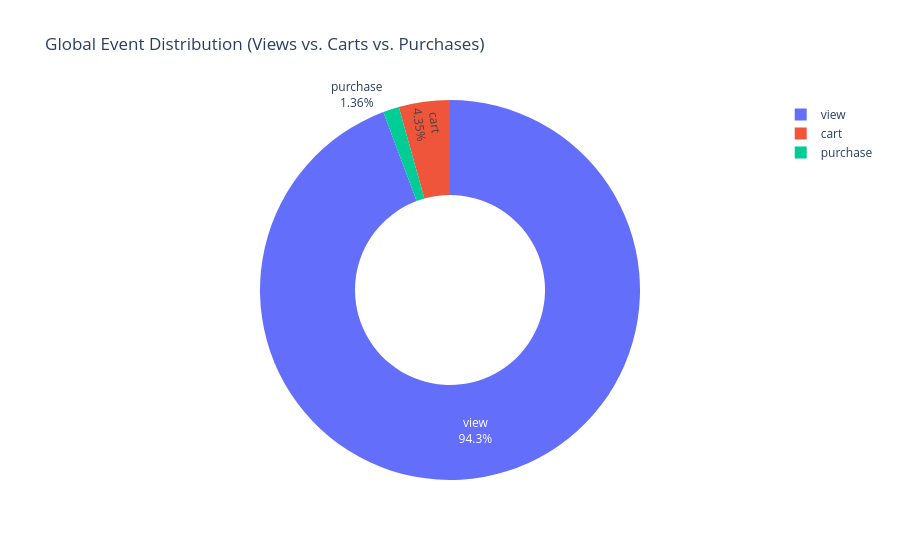
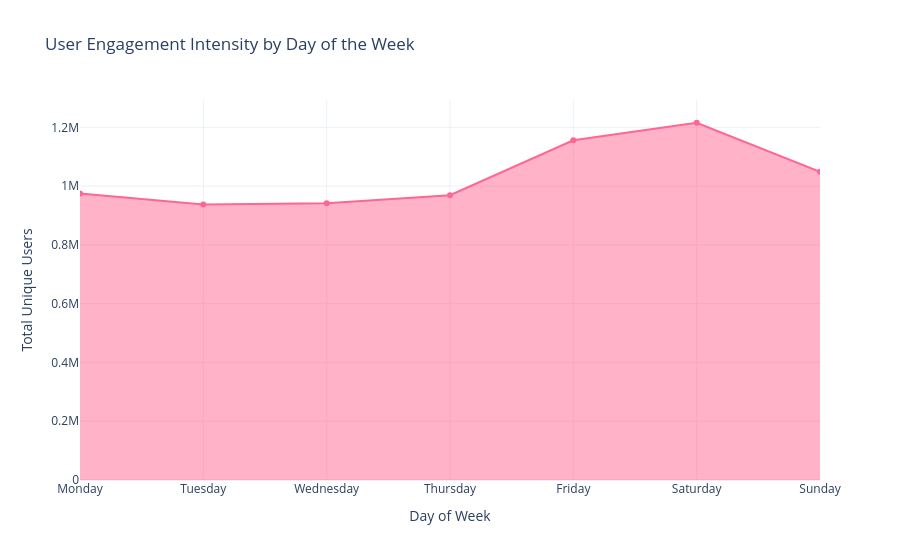

The code cell stored with these charts, in order, in its notebook:
### Markdown cell above
## 5. Advanced Behavioral Insights
This section explores the broader engagement metrics, including the distribution of event types and temporal consistency of user activity.

### Code cell
# 5.1 Overall Event Distribution
event_df = pd.Series(event_counts).reset_index()
event_df.columns = ['Event Type', 'Count']
fig_events = px.pie(event_df, values='Count', names='Event Type', 
                    title='Global Event Distribution (Views vs. Carts vs. Purchases)',
                    hole=0.5, 
                    color_discrete_sequence=['#636EFA', '#EF553B', '#00CC96'])
fig_events.update_traces(textinfo='percent+label')
fig_events.update_layout(template='plotly_white')
fig_events.show()

fig_events.write_image("../screenshots/6_event_distribution.png")
# 5.2 Weekly Activity Intensity
days_order = ['Monday', 'Tuesday', 'Wednesday', 'Thursday', 'Friday', 'Saturday', 'Sunday']
daily_active = pd.Series({d: len(daily_users.get(d, [])) for d in days_order})
fig_daily = px.line(x=daily_active.index, y=daily_active.values, 
                   title="User Engagement Intensity by Day of the Week",
                   labels={'x':'Day of Week','y':'Total Unique Users'},
                   markers=True)
fig_daily.update_traces(line_color='#FF6692', fill='tozeroy')
fig_daily.update_layout(template='plotly_white')
fig_daily.show()
fig_daily.write_image("../screenshots/7_weekly_active_users.png")

### Figure 1 — Plotly figure (JSON) as saved in the notebook; plotly's stock layout.template omitted (floating-point values rounded to 4 significant figures)
{"data": [{"domain": {"x": [0, 1], "y": [0, 1]}, "hole": 0.5, "hovertemplate": "Event Type=%{label}<br>Count=%{value}<extra></extra>", "labels": ["view", "cart", "purchase"], "legendgroup": "", "name": "", "showlegend": true, "textinfo": "percent+label", "type": "pie", "values": [63554512, 2930002, 916930]}], "layout": {"legend": {"tracegroupgap": 0}, "piecolorway": ["#636EFA", "#EF553B", "#00CC96"], "title": {"text": "Global Event Distribution (Views vs. Carts vs. Purchases)"}}}

### Figure 2 — Plotly figure (JSON) as saved in the notebook; plotly's stock layout.template omitted (floating-point values rounded to 4 significant figures)
{"data": [{"fill": "tozeroy", "hovertemplate": "Day of Week=%{x}<br>Total Unique Users=%{y}<extra></extra>", "legendgroup": "", "line": {"color": "#FF6692", "dash": "solid"}, "marker": {"symbol": "circle"}, "mode": "lines+markers", "name": "", "orientation": "v", "showlegend": false, "type": "scatter", "x": ["Monday", "Tuesday", "Wednesday", "Thursday", "Friday", "Saturday", "Sunday"], "xaxis": "x", "y": [975198, 937860, 941762, 968951, 1155905, 1215645, 1048948], "yaxis": "y"}], "layout": {"legend": {"tracegroupgap": 0}, "title": {"text": "User Engagement Intensity by Day of the Week"}, "xaxis": {"anchor": "y", "domain": [0, 1], "title": {"text": "Day of Week"}}, "yaxis": {"anchor": "x", "domain": [0, 1], "title": {"text": "Total Unique Users"}}}}
